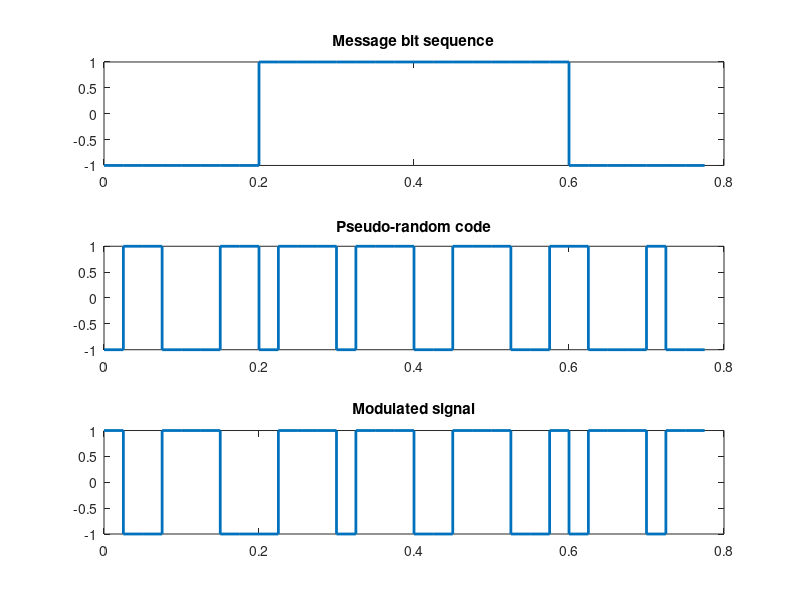
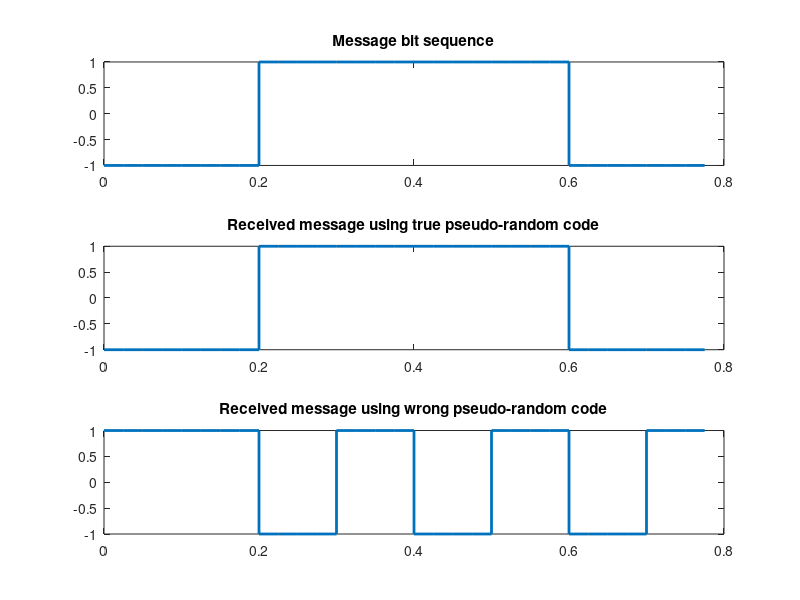
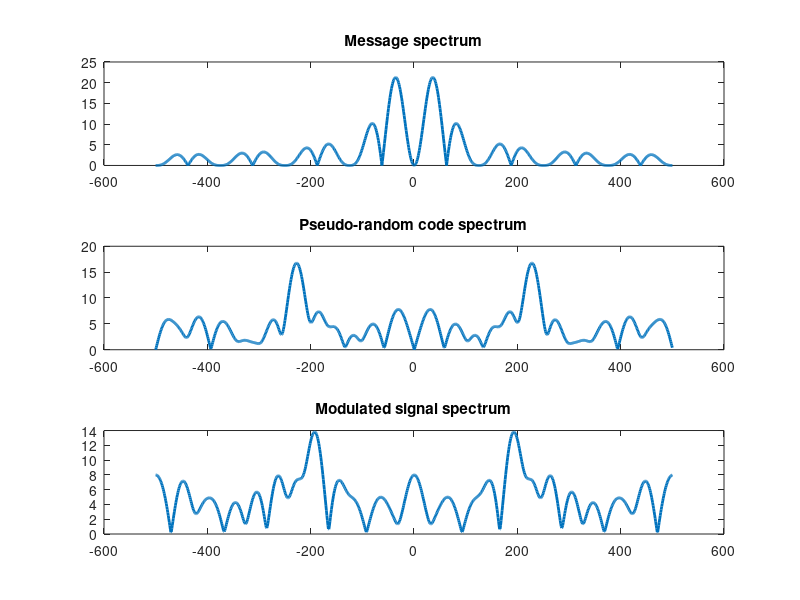
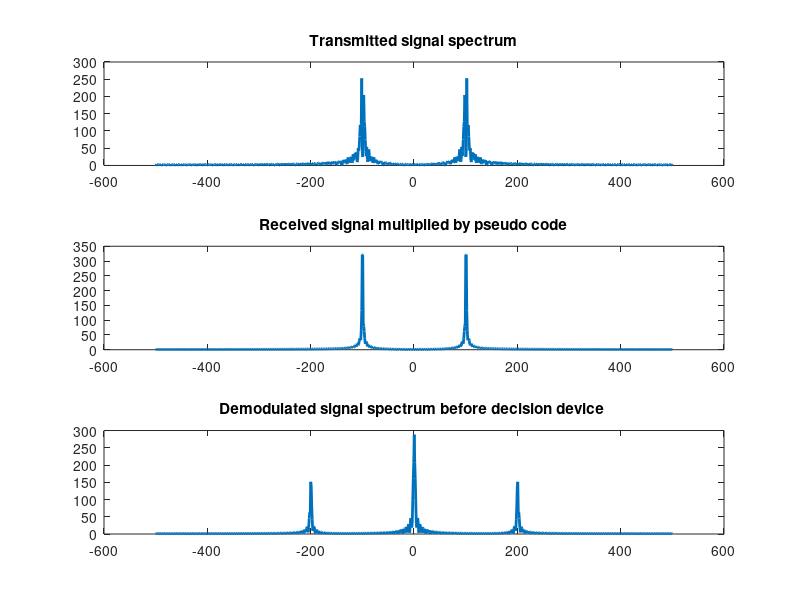

Recreate these plots in MATLAB, in order.
clear all;

%% parameters
Fs = 1000;
fc = 100;
fp = 4;
bit_t = 0.1;

%% message generation with BPSK
m = [0 0 1 1 1 1 0 0];
for bit = 1:length(m)
   if(m(bit)==0)
        m(bit) = -1;
   end
end 

message =  repmat(m,fp,1);
message =  reshape(message,1,[]);

%% PN generation and multiply with message
pn_code = randi([0,1],1,length(m)*fp);

for bit = 1:length(pn_code)
   if(pn_code(bit)==0)
        pn_code(bit) = -1;
   end
end 

DSSS = message.*pn_code;

%% create carrier and multipy with encoded sequence
t = 0:1/Fs:(bit_t-1/Fs);
s0 = -1*cos(2*pi*fc*t);
s1 = cos(2*pi*fc*t);
carrier = [];
BPSK = [];
for i = 1:length(DSSS)
    if (DSSS(i) == 1)
        BPSK = [BPSK s1];
    elseif (DSSS(i) == -1)
        BPSK = [BPSK s0];
    end 
    carrier = [carrier s1];
end    

%% demodulation
rx =[];
for i = 1:length(pn_code)
    if(pn_code(i)==1)
        rx = [rx BPSK((((i-1)*length(t))+1):i*length(t))];
    else
        rx = [rx (-1)*BPSK((((i-1)*length(t))+1):i*length(t))];
    end    
end 

demod = rx.*carrier;
result = [];
for i = 1:length(m)
   x = length(t)*fp;
   cx = sum(carrier(((i-1)*x)+1:i*x).*demod(((i-1)*x)+1:i*x));
   if(cx>0)
       result = [result 1];
   else
       result = [result -1];
   end    
end    

pn_codeWrong = randi([0,1],1,length(m)*fp);
resultWrong = [];
rx2 =[];
for i = 1:length(pn_code)
    if(pn_codeWrong(i)==1)
        rx2 = [rx2 BPSK((((i-1)*length(t))+1):i*length(t))];
    else
        rx2 = [rx2 (-1)*BPSK((((i-1)*length(t))+1):i*length(t))];
    end    
end 

demod2 = rx2.*carrier;
for i = 1:length(m)
   x = length(t)*fp;
   cx = sum(carrier(((i-1)*x)+1:i*x).*demod2(((i-1)*x)+1:i*x));
   if(cx>0)
       resultWrong = [resultWrong 1];
   else
       resultWrong = [resultWrong -1];
   end    
end    
message1 =  repmat(result,fp,1);
message1 =  reshape(message1,1,[]);
message2 =  repmat(resultWrong,fp,1);
message2 =  reshape(message2,1,[]);
%% Draw original message, PN code , encoded sequence on time domain
pn_size = length(pn_code);
tpn = linspace(0,length(m)*bit_t-bit_t/fp,pn_size);
tm = 0:bit_t/fp:length(m)*bit_t-bit_t/fp;
figure
subplot(311)
stairs(tm,message,'linewidth',2)
title('Message bit sequence')
axis([0 length(m)*bit_t -1 1]);
subplot(312)
stairs(tpn,pn_code,'linewidth',2)
title('Pseudo-random code');
axis([0 length(m)*bit_t -1 1]);
subplot(313)
stairs(tpn,DSSS,'linewidth',2)
title('Modulated signal');
axis([0 length(m)*bit_t -1 1]);

figure
subplot(311)
stairs(tm,message,'linewidth',2)
title('Message bit sequence')
axis([0 length(m)*bit_t -1 1]);
subplot(312)
stairs(tm,message1,'linewidth',2)
title('Received message using true pseudo-random code')
axis([0 length(m)*bit_t -1 1]);
subplot(313)
stairs(tm,message2,'linewidth',2)
title('Received message using wrong pseudo-random code')
axis([0 length(m)*bit_t -1 1]);

%% Draw original message, PN code , encoded sequence on frequency domain
f = linspace(-Fs/2,Fs/2,1024);
figure
subplot(311)
plot(f,abs(fftshift(fft(message,1024))),'linewidth',2);
title('Message spectrum')
subplot(312)
plot(f,abs(fftshift(fft(pn_code,1024))),'linewidth',2);
title('Pseudo-random code spectrum');
subplot(313)
plot(f,abs(fftshift(fft(DSSS,1024))),'linewidth',2);
title('Modulated signal spectrum');
figure;
subplot(311)
plot(f,abs(fftshift(fft(BPSK,1024))),'linewidth',2);
title('Transmitted signal spectrum');
subplot(312)
plot(f,abs(fftshift(fft(rx,1024))),'linewidth',2);
title('Received signal multiplied by pseudo code');
subplot(313)
plot(f,abs(fftshift(fft(demod,1024))),'linewidth',2);
title('Demodulated signal spectrum before decision device ');
